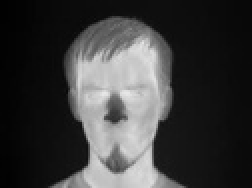
#> input picture server/sample_data/images.jpg, 126 x 94 px, shrunk from 259 x 194 before the run (shown 2 times larger)
$ python main.py
#> lines starting #> are read from the running program, lines starting #| are printed output that depends on the picture; after the words box and inside, x2 and y2 are one past the last pixel; in counts of white or black regions, pixels touching at a corner belong together; long printed decimals are rounded
### server/heatmap.py
import cv2
import numpy as np
import matplotlib.pyplot as plt

def generate_heatmap(image_path):
    # Read the thermal image (assumed to be grayscale)
#> called with image_path = 'sample_data/images.jpg'
    img = cv2.imread(image_path, cv2.IMREAD_GRAYSCALE)
#> img is the input picture: shape (94, 126); min 1, max 231, mean 59.2

    if img is None:
        raise ValueError(f"Image not found at {image_path}")

    # Apply a colormap to the grayscale image to create a heatmap
    heatmap = cv2.applyColorMap(img, cv2.COLORMAP_JET)
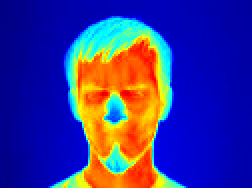
#> heatmap: shape (94, 126, 3) (shown 2 times larger); mean B, G, R 143.4, 52.7, 58.4

    # Save the heatmap image
    heatmap_file = image_path.replace(".jpg", "_heatmap.jpg")
    cv2.imwrite(heatmap_file, heatmap)

    # Display the heatmap
    plt.imshow(heatmap)
    plt.title("Thermal Image Heatmap")
    plt.axis('off')
    plt.show()

    return heatmap_file

# Example usage
# [2 lines that do not run on import are left out]

### server/feature_extraction.py
from skimage import io, filters, measure
import matplotlib.pyplot as plt
import numpy as np

# Define temperature thresholds and conditions
TEMP_CONDITIONS = {
    "low_temp": {
        "threshold": 0.3,  # Temperatures below this might indicate hypothermia or poor circulation
        "condition": "Cold regions detected - May indicate poor blood circulation or hypothermia."
    },
    "normal_temp": {
        "threshold": 0.4,  # Temperatures within this range are considered normal
        "condition": "Normal temperature - No abnormalities detected."
    },
    "high_temp": {
        "threshold": 0.5,  # Temperatures above this may indicate inflammation or infection
        "condition": "Hot regions detected - May indicate inflammation, infection, or inflammation-related conditions."
    }
}

def classify_temperature(region_mean_intensity):
    """
    Classifies the region's mean intensity (temperature) and returns the condition.
    """
    if region_mean_intensity < TEMP_CONDITIONS["low_temp"]["threshold"]:
        return TEMP_CONDITIONS["low_temp"]["condition"]
    elif TEMP_CONDITIONS["low_temp"]["threshold"] <= region_mean_intensity <= TEMP_CONDITIONS["normal_temp"]["threshold"]:
        return TEMP_CONDITIONS["normal_temp"]["condition"]
    else:
        return TEMP_CONDITIONS["high_temp"]["condition"]

def extract_image_features(image_path):
    """
    Analyze thermal image for features and classify regions based on temperature thresholds.
    """
#> called with image_path = 'sample_data/images.jpg'
    # Load the thermal image
    img = io.imread(image_path, as_gray=True)
#> img: shape (94, 126) float64; min 0.00392, max 0.906, mean 0.232

    if img is None:
        raise ValueError(f"Image not found at {image_path}")

    # Apply edge detection (e.g., Sobel filter)
    edges = filters.sobel(img)
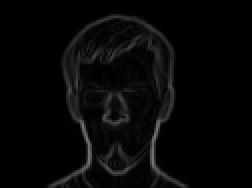
#> edges: shape (94, 126) float64 (shown 2 times larger); min 0, max 0.462, mean 0.0286

    # Label distinct regions in the image
    labeled_image, num_regions = measure.label(edges > 0.1, background=0, return_num=True)
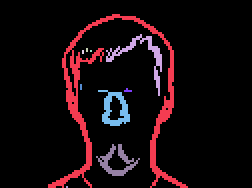
#> labeled_image: shape (94, 126) int32 (shown 2 times larger); 11 distinct labels, from 0 to 10; one colour per label, 0 black
#> num_regions = 10

    # Calculate the region properties (e.g., area, centroid)
    regions = measure.regionprops(labeled_image)
#> regions = 10 regions; largest, box (x1, y1, x2, y2) and area: (24, 7, 94, 94) 744, (53, 17, 81, 48) 141, (49, 45, 65, 63) 132, (48, 72, 70, 88) 118, (62, 44, 66, 46) 5

    # Calculate mean intensity of the entire thermal image
    mean_intensity = np.mean(img)
#> mean_intensity = 0.232

    # Lists to store condition results
    conditions = {
        "cold": [],
        "normal": [],
        "hot": []
    }

    # Analyze each region
    for region in regions:
        # Calculate the mean intensity for the region
        region_mean_intensity = np.mean(img[region.coords[:, 0], region.coords[:, 1]])

        # Classify the region based on its temperature and store the corresponding condition
        condition = classify_temperature(region_mean_intensity)
        print(f"Region with mean temperature {region_mean_intensity *100 : }°C classified as: {condition}")

        # Append to appropriate list for further analysis or summary
        if condition == TEMP_CONDITIONS["low_temp"]["condition"]:
            conditions["cold"].append(region)
        elif condition == TEMP_CONDITIONS["normal_temp"]["condition"]:
            conditions["normal"].append(region)
        else:
            conditions["hot"].append(region)
#> this loop made 10 passes
#> region_mean_intensity on passes 1 to 10: 0.36, 0.639, 0.457, 0.451, 0.471, 0.735, 0.825, 0.546, 0.601, 0.565
#| Region with mean temperature  35.986°C classified as: Normal temperature - No abnormalities detected.
#| Region with mean temperature  63.872°C classified as: Hot regions detected - May indicate inflammation, infection, or inflammation-related conditions.
#| Region with mean temperature  45.686°C classified as: Hot regions detected - May indicate inflammation, infection, or inflammation-related conditions.
#| Region with mean temperature  45.098°C classified as: Hot regions detected - May indicate inflammation, infection, or inflammation-related conditions.
#| Region with mean temperature  47.059°C classified as: Hot regions detected - May indicate inflammation, infection, or inflammation-related conditions.
#| Region with mean temperature  73.464°C classified as: Hot regions detected - May indicate inflammation, infection, or inflammation-related conditions.
#| Region with mean temperature  82.510°C classified as: Hot regions detected - May indicate inflammation, infection, or inflammation-related conditions.
#| Region with mean temperature  54.626°C classified as: Hot regions detected - May indicate inflammation, infection, or inflammation-related conditions.
#> (further printed lines are left out)

    # Display the overall analysis results
    print("\nImage Analysis Results:")
    print(f"Number of regions detected: {num_regions}")
#| Number of regions detected: 10
    print(f"Mean intensity of the entire image: {mean_intensity *100 + 7:}°C")
#| Mean intensity of the entire image: 30.223°C
    print(f"Cold regions: {len(conditions['cold'])} - May indicate poor circulation or hypothermia.")
    print(f"Normal regions: {len(conditions['normal'])} - No abnormalities detected.")
    print(f"Hot regions: {len(conditions['hot'])} - May indicate inflammation or infection.")

    # Plot the original image and the edge-detected image
    fig, ax = plt.subplots(1, 2, figsize=(10, 5))

    ax[0].imshow(img, cmap='gray')
    ax[0].set_title("Original Thermal Image")
    ax[0].axis('off')

    ax[1].imshow(edges, cmap='gray')
    ax[1].set_title("Edge Detection (Sobel)")
    ax[1].axis('off')

    plt.show()
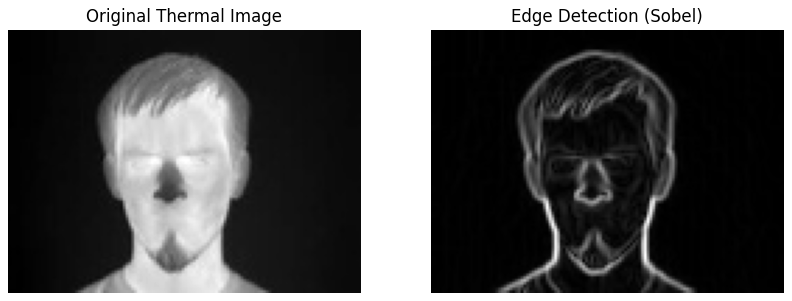
#> figure drawn by matplotlib, 2 panels

    return conditions

# Example usage
# [2 lines that do not run on import are left out]

### server/main.py
from heatmap import generate_heatmap
from feature_extraction import extract_image_features

def analyze_thermal_image(image_path):
    print(f"Analyzing thermal image: {image_path}")

    # Step 1: Generate heatmap using OpenCV
    print("Generating heatmap...")
    heatmap_file = generate_heatmap(image_path)
    print(f"Heatmap saved at: {heatmap_file}")

    # Step 2: Extract features using Scikit-Image
    print("Extracting image features...")
    features = extract_image_features(image_path)

    # Display the extracted features
    print("\nImage Analysis Results:")
#> (the run stopped early here; a loop or call above may not have finished)

$ run again, with server/heatmap_images_new/add 2_HOT.jpg copied over server/sample_data/images.jpg
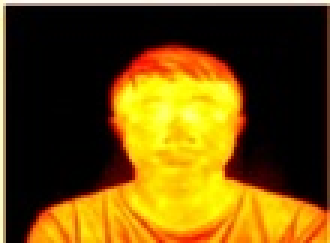
#> input picture server/heatmap_images_new/add 2_HOT.jpg, 110 x 81 px, shrunk from 227 x 167 before the run (shown 3 times larger)
#> in generate_heatmap, `heatmap = cv2.applyColorMap(img, cv2.COLORMAP_JET)`:
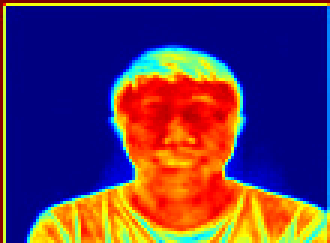
#> heatmap: shape (81, 110, 3) (shown 3 times larger); mean B, G, R 92.1, 55.6, 91.5
#> in extract_image_features, `labeled_image, num_regions = measure.label(edges > 0.1, background=0, ..`:
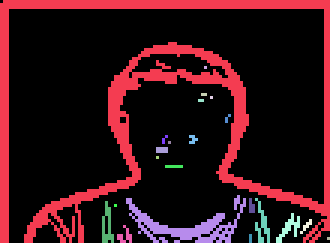
#> labeled_image: shape (81, 110) int32 (shown 3 times larger); 23 distinct labels, from 0 to 22; one colour per label, 0 black
#> num_regions = 22
#> regions = 22 regions; largest, box (x1, y1, x2, y2) and area: (0, 0, 110, 81) 1599, (42, 65, 82, 81) 199, (85, 66, 90, 81) 32, (34, 67, 38, 81) 31, (92, 71, 100, 81) 29
#> mean_intensity = 0.313
#> the loop in extract_image_features, `for region in regions:` made 22 passes
#> region_mean_intensity on passes 1 to 8: 0.449, 0.56, 0.851, 0.844, 0.81, 0.835, 0.862, 0.809
#> (printed output is left out)
#| Number of regions detected: 22
#| Mean intensity of the entire image: 38.326°C
